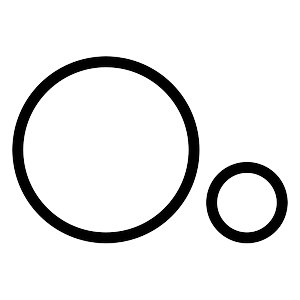
#> input picture fuente/img/big-small.png, 300 x 300 px
$ python -i make_images.py   (imports and definitions only)
#> lines starting #> are read from the running program, lines starting #| are printed output that depends on the picture
#> further down, picture is the input picture: PIL image 300x300 RGBA; mean R, G, B, A 229.9, 229.9, 229.9, 24.2
# -*- coding: utf-8 -*-
"""Biblioteca de ilustraciones (K–2): fuente/img/<nombre>.png, 300×300, línea negra, fondo transparente.
Orígenes: (1) dibujos de los módulos GeMA (Word) · (2) OpenMoji, versión en línea negra
(CC BY-SA 4.0, https://openmoji.org) · (3) SVG propios en fuente/img/*.svg.
Uso: python3 make_images.py [carpeta_imagenes_modulos] [carpeta_openmoji_black_svg]"""
import os, sys, io
from PIL import Image
import cairosvg

ROOT = os.path.dirname(os.path.abspath(__file__))
OUT = os.path.join(ROOT, "img")
MODS = sys.argv[1] if len(sys.argv) > 1 else "/home/claude/support-src/img"
OM = sys.argv[2] if len(sys.argv) > 2 else "/home/claude/support-src/openmoji/package/black/svg"
S = 300

# nombre: (carpeta del módulo, prefijo del archivo)
MODULE = {
    "park": ("2_5-1_Its_the_Park", "190d9f32"), "playground": ("2_5-1_Its_the_Park", "6b5ccf52"),
    "school": ("2_5-1_Its_the_Park", "a0822008"), "church": ("2_5-1_Its_the_Park", "cc95b275"),
    "home": ("2_5-1_Its_the_Park", "4466d8b2"), "library": ("2_5-1_Its_the_Park", "69f55e43"),
    "market": ("2_5-2_Its_the_Market", "96a6f7a9"), "store": ("2_5-2_Its_the_Market", "9cdef67b"),
    "office": ("2_5-2_Its_the_Market", "607c5e33"), "gym": ("2_5-2_Its_the_Market", "bc596668"),
    # 1.º grado (vehículos y colores)
    "car": ("1_5-1_Thats_a_Blue_Bus", "c887bc44"), "bus": ("1_5-1_Thats_a_Blue_Bus", "87c4b7d2"),
    "taxi": ("1_5-1_Thats_a_Blue_Bus", "7545d73f"), "truck": ("1_5-1_Thats_a_Blue_Bus", "13a374bd"),
    "train": ("1_5-1_Thats_a_Blue_Bus", "c93785b3"), "bike": ("1_5-1_Thats_a_Blue_Bus", "a4b27eae"),
    "red": ("1_5-2_Thats_a_Red_Bike", "c47ece1a"), "blue": ("1_5-2_Thats_a_Red_Bike", "4471af74"),
    "green": ("1_5-2_Thats_a_Red_Bike", "83c9c2b2"), "yellow": ("1_5-2_Thats_a_Red_Bike", "4409c659"),
    "orange": ("1_5-2_Thats_a_Red_Bike", "c583c020"),
    # K (animales de la granja)
    "dog": ("K_5-1_The_Cat_Says_Meow", "5d0fdd1e"), "cat": ("K_5-1_The_Cat_Says_Meow", "f8a5e7a2"),
    "duck": ("K_5-1_The_Cat_Says_Meow", "985e23d9"), "pig": ("K_5-1_The_Cat_Says_Meow", "ec54246d"),
    "cow": ("K_5-1_The_Cat_Says_Meow", "f456ccf5"), "bird": ("K_5-1_The_Cat_Says_Meow", "7855422d"),
    "farm": ("K_5-2_Thats_a_Rooster", "5fff6e57"), "hen": ("K_5-2_Thats_a_Rooster", "bf759af0"),
    "rooster": ("K_5-2_Thats_a_Rooster", "d7c2b890"),
    "face-happy": ("2_5-1_Its_the_Park", "5231750a"), "face-ok": ("2_5-1_Its_the_Park", "78420360"),
    "face-sad": ("2_5-1_Its_the_Park", "e86a6669"),
    "i-listen": ("2_5-1_Its_the_Park", "e53b03ed"), "i-speak": ("2_5-1_Its_the_Park", "bd743a1d"),
    "i-read": ("2_5-1_Its_the_Park", "c8952070"), "i-write": ("2_5-1_Its_the_Park", "88dc9d4f"),
}
# nombre: código OpenMoji (o varios, que se dibujan juntos)
OPENMOJI = {
    "sloth": "1F9A5", "monkey": "1F412", "parrot": "1F99C", "frog": "1F438", "snake": "1F40D",
    "jaguar": "1F406", "leaf": "1F343", "tree": "1F333", "palm": "1F334", "butterfly": "1F98B",
    "fish": "1F41F",
    "step": "1F463", "dance": "1F483", "foot": "1F9B6", "hop": "1F407", "one": "261D", "two": "270C", "clap": "1F44F",
}

def fit(img):
    """Recorta al contenido y centra en un cuadro de 300 con margen."""
    img = img.convert("RGBA")
    bbox = img.split()[3].getbbox()
#> bbox = (12, 56, 288, 244)
    if bbox: img = img.crop(bbox)
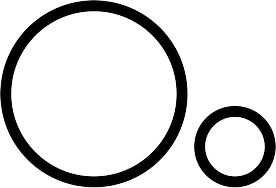
#> img: PIL image 276x188 RGBA; mean R, G, B, A 211.4, 211.4, 211.4, 42; transparent parts drawn white
    img.thumbnail((S - 24, S - 24), Image.LANCZOS)
    out = Image.new("RGBA", (S, S), (255, 255, 255, 0))
    out.paste(img, ((S - img.width) // 2, (S - img.height) // 2), img)
    return out

def svg(path, w=600, stroke="2.6"):
    """OpenMoji usa trazo 2; lo engrosamos un poco para igualar los dibujos de los módulos."""
    src = open(path, encoding="utf-8").read().replace('stroke-width="2"', f'stroke-width="{stroke}"')
    return Image.open(io.BytesIO(cairosvg.svg2png(bytestring=src.encode(), output_width=w, output_height=w)))

def main():
    os.makedirs(OUT, exist_ok=True)
    for name, (mod, pre) in MODULE.items():
        d = os.path.join(MODS, mod)
        f = next(x for x in os.listdir(d) if x.startswith(pre))
        fit(Image.open(os.path.join(d, f))).save(os.path.join(OUT, name + ".png"))
    for name, code in OPENMOJI.items():
        if isinstance(code, list):
            parts = [svg(os.path.join(OM, c + ".svg")) for c in code]
            parts = [p.crop(p.split()[3].getbbox()) for p in parts]
            h = max(p.height for p in parts); w = sum(p.width for p in parts)
            row = Image.new("RGBA", (w, h), (255, 255, 255, 0)); x = 0
            for p in parts: row.paste(p, (x, h - p.height), p); x += int(p.width * 0.6)
            row = row.crop(row.split()[3].getbbox())
            fit(row).save(os.path.join(OUT, name + ".png"))
        else:
            fit(svg(os.path.join(OM, code + ".svg"))).save(os.path.join(OUT, name + ".png"))
    for f in os.listdir(OUT):
        if f.endswith(".svg"):
            fit(svg(os.path.join(OUT, f))).save(os.path.join(OUT, f[:-4] + ".png"))
    print(len([f for f in os.listdir(OUT) if f.endswith(".png")]), "imágenes en", OUT)

# [2 lines not run here, left out]

>>> from PIL import Image
>>> picture = Image.open('img/big-small.png')
>>> result = fit(picture)

$ run again, on fuente/img/bus.png
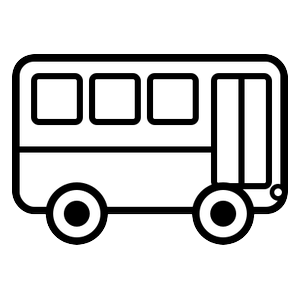
#> input picture fuente/img/bus.png, 300 x 300 px
#> picture is the input picture: PIL image 300x300 RGBA; mean R, G, B, A 210.1, 210.1, 210.1, 132.4
#> bbox = (12, 54, 288, 245)
#> in fit, `if bbox: img = img.crop(bbox)`:
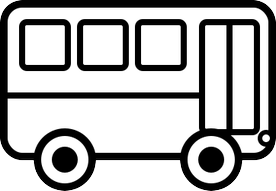
#> img: PIL image 276x191 RGBA; mean R, G, B, A 178.4, 178.4, 178.4, 226; transparent parts drawn white

$ run again, on fuente/img/butterfly.png
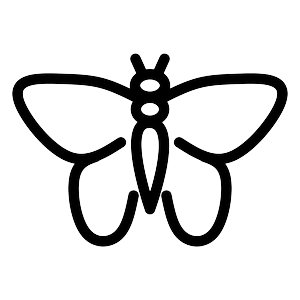
#> input picture fuente/img/butterfly.png, 300 x 300 px
#> picture is the input picture: PIL image 300x300 RGBA; mean R, G, B, A 217.5, 217.5, 217.5, 36.1
#> bbox = (12, 53, 288, 247)
#> in fit, `if bbox: img = img.crop(bbox)`:
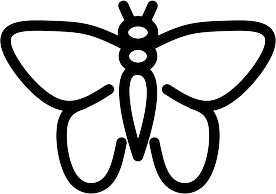
#> img: PIL image 276x194 RGBA; mean R, G, B, A 192, 192, 192, 60.7; transparent parts drawn white

$ run again, on fuente/img/car.png
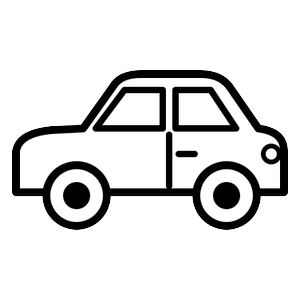
#> input picture fuente/img/car.png, 300 x 300 px
#> picture is the input picture: PIL image 300x300 RGBA; mean R, G, B, A 221.9, 221.9, 221.9, 86.2
#> bbox = (12, 70, 288, 230)
#> in fit, `if bbox: img = img.crop(bbox)`:
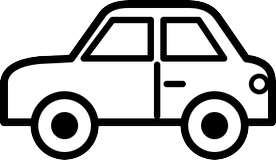
#> img: PIL image 276x160 RGBA; mean R, G, B, A 187.5, 187.5, 187.5, 175.6; transparent parts drawn white
